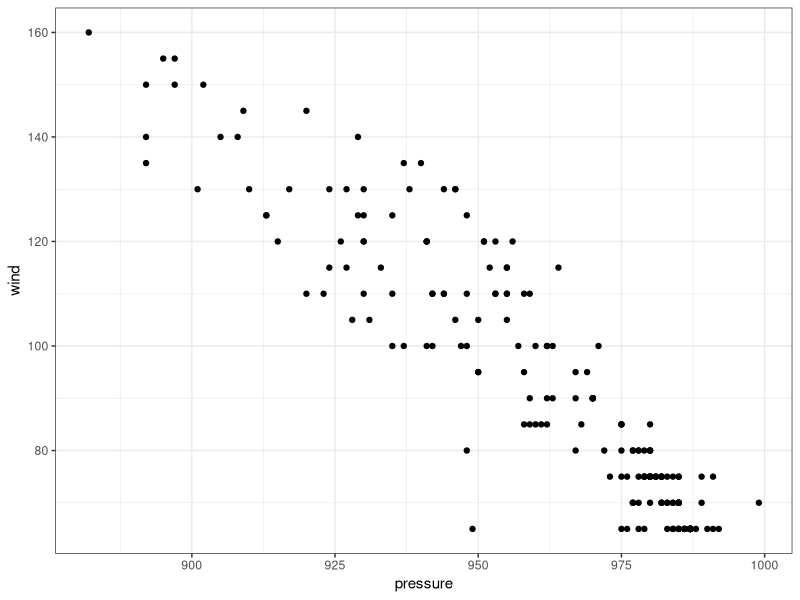

Write R code to recreate this figure.
## ---- chunk 1
knitr::opts_chunk$set(echo = TRUE)
library(tidyverse)
library(broom)
library(magrittr)

theme_set(theme_bw())
## ---- chunk 2
storms %>% filter(status == "hurricane", year == 2005) %>%
  ggplot(aes(x = pressure, y = wind)) + geom_point(na.rm = T)
## ---- chunk 3
lin_fit = storms %>% filter(status == "hurricane", year == 2005) %>%
           lm(wind ~ pressure, data = .)
tidy(lin_fit)
## ---- chunk 4
lin_fit = storms %>% filter(status == "hurricane", year == 2005) %>%
           lm(wind ~ pressure, data = .)
slope = tidy(lin_fit) %>% filter(term == "pressure") %$% estimate
slope
## ---- chunk 5
slope = storms %>% 
           filter(status == "hurricane", year == 2005) %>%
           lm(wind ~ pressure, data = .) %>% 
           tidy() %>% 
           filter(term == "pressure") %$% estimate
slope
## ---- chunk 6
growth = function(q_0, rate, start_year, end_year) {
  q_0 * exp(rate * (end_year - start_year))
}
## ---- chunk 7
P_2017 = 7.53 # world population was 7.53 billion
r_P = 0.0141  # growth rate is 1.41% per yer
P_2050 = growth(q_0 = P_2017, rate = r_P, start_year = 2017, end_year = 2050)
P_2050
## ---- chunk 8
P_2017 = 7.53 # world population was 7.53 billion
r_P = 0.0141  # growth rate is 1.41% per yer
P_2050 = growth(P_2017, r_P, 2017, 2050)
P_2050
